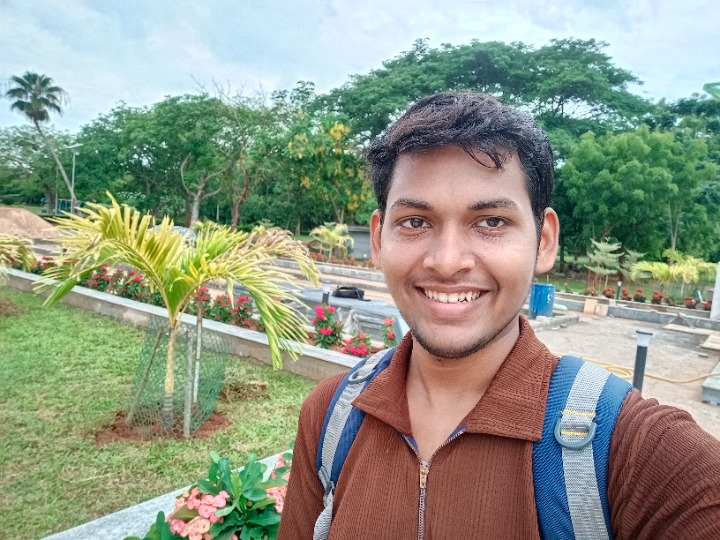
#> input picture open-cv_hands_on/lol.jpg, 720 x 540 px, given in place of the camera
$ python burgler_pressense.py
#> lines starting #> are read from the running program, lines starting #| are printed output that depends on the picture; after the words box and inside, x2 and y2 are one past the last pixel; in counts of white or black regions, pixels touching at a corner belong together
import cv2

cap = cv2.VideoCapture(1)   # 0 is usually the default camera

frames = []
gap = 5  # Capture every 5th frame
count = 0

while True:
    ret, frame = cap.read()
#> frame is the input picture: shape (540, 720, 3); mean B, G, R 135.1, 152.4, 144.2
    if not ret:
        break

    # Convert frame to grayscale for easier processing
    gray = cv2.cvtColor(frame, cv2.COLOR_BGR2GRAY)
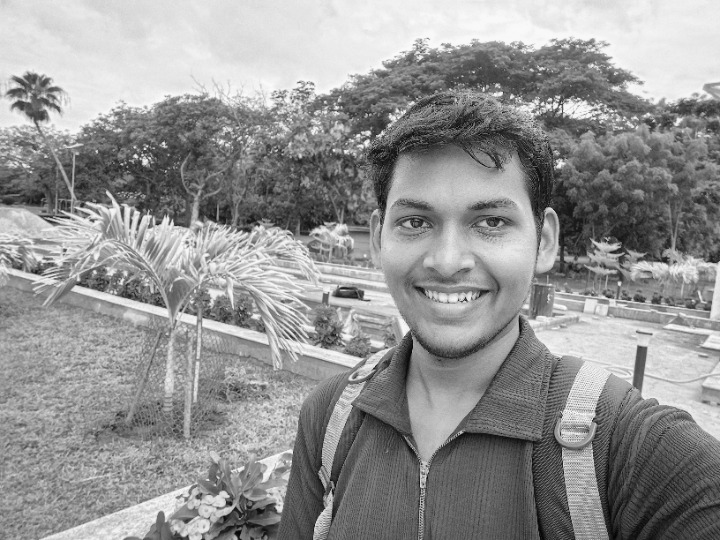
#> gray: shape (540, 720); min 2, max 253, mean 148
    frames.append(gray)

    if len(frames) > gap+1:
        frames.pop(0)

    cv2.putText(frame, f'Frames Captured: {len(frames)}', (10, 30), cv2.FONT_HERSHEY_SIMPLEX, 1, (0, 255, 0), 2)
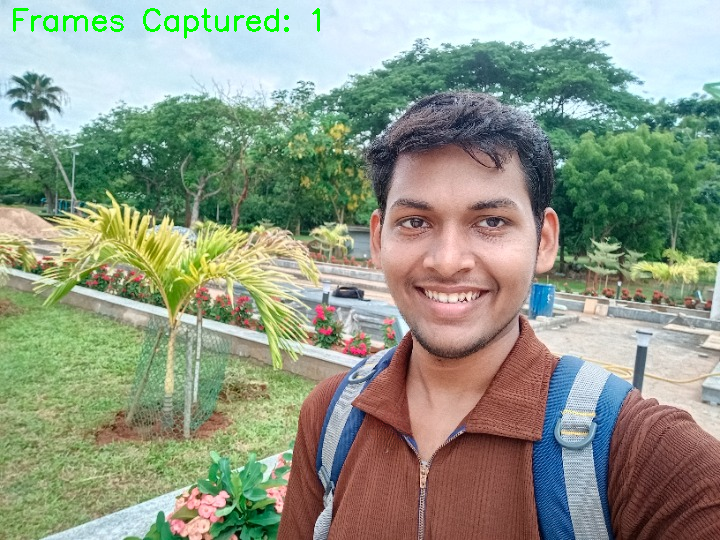
#> frame: shape (540, 720, 3); 0.5% of pixels changed, all inside (x1, y1, x2, y2) = (13, 8, 320, 39)

    if len(frames) > gap:
        diff = cv2.absdiff(frames[0], frames[-1])   # Compute difference between the first and last frame in the buffer
        _, thresh = cv2.threshold(diff, 30, 255, cv2.THRESH_BINARY) # We are only selecting pixels with significant changes

        contours, _ = cv2.findContours(thresh, cv2.RETR_EXTERNAL, cv2.CHAIN_APPROX_SIMPLE)
        for contour in contours:
            if cv2.contourArea(contour) < 2000:
                continue
            (x, y, w, h) = cv2.boundingRect(contour)    # Draw bounding box around detected motion
            cv2.rectangle(frame, (x, y), (x + w, y + h), (0, 0, 255), 2)

        motion = any(cv2.contourArea(c) >= 2000 for c in contours)

        if motion :
            cv2.putText(frame, 'Motion Detected!', (10, 70), cv2.FONT_HERSHEY_SIMPLEX, 1, (0, 0, 255), 2)
            cv2.imwrite(f'motion_{count}.jpg', frame)

        cv2.imshow('motion detected', frame)
        count += 1

        if cv2.waitKey(30) & 0xFF == 27:  # Exit on 'ESC' key
            break
cap.release()
cv2.destroyAllWindows()
